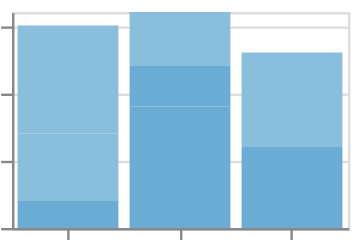

The specification (Vega-Lite) saved for this image:
### Vega-Lite specification from a JSON file in a GitHub repository (floating-point values rounded to 4 significant figures)
{"$schema": "https://vega.github.io/schema/vega-lite/v6.json", "padding": 5, "autosize": "none", "data": {"name": "table", "values": [{"c": "A", "g": "p", "x": 1, "y": 2, "v": 5, "t": "2024-01-15", "o": {"v": 3}, "IMDB Rating": 6.1, "d": "x1"}, {"c": "B", "g": "q", "x": 2, "y": 4, "v": 9, "t": "2024-02-20", "o": {"v": 7}, "IMDB Rating": 7.4, "d": "x2"}, {"c": "A", "g": "q", "x": 3, "y": 3, "v": 2, "t": "2024-03-05", "o": {"v": 1}, "IMDB Rating": 5.2, "d": "x1"}, {"c": "C", "g": "p", "x": 4, "y": 6, "v": 7, "t": "2024-05-30", "o": {"v": 4}, "IMDB Rating": 8.8, "d": "x3"}, {"c": "B", "g": "p", "x": 5, "y": 5, "v": 4, "t": "2024-07-11", "o": {"v": 9}, "IMDB Rating": 6.9, "d": "x2"}, {"c": "C", "g": "q", "x": 6, "y": 8, "v": 6, "t": "2024-09-02", "o": {"v": 2}, "IMDB Rating": 7.7, "d": "x3"}, {"c": "A", "g": "p", "x": 7, "y": 7, "v": 8, "t": "2024-11-25", "o": {"v": 5}, "IMDB Rating": 4.4, "d": "x1"}, {"c": "B", "g": "q", "x": 8, "y": 9, "v": 3, "t": "2024-12-31", "o": {"v": 8}, "IMDB Rating": 9.1, "d": "x2"}]}, "width": 140, "height": 90, "mark": "bar", "encoding": {"x": {"field": "c", "type": "nominal"}, "y": {"field": "v", "type": "quantitative"}, "color": {"field": "g", "type": "ordinal", "scale": {"scheme": {"name": "blues", "extent": [0.2, 0.8], "count": 4}}}}}
